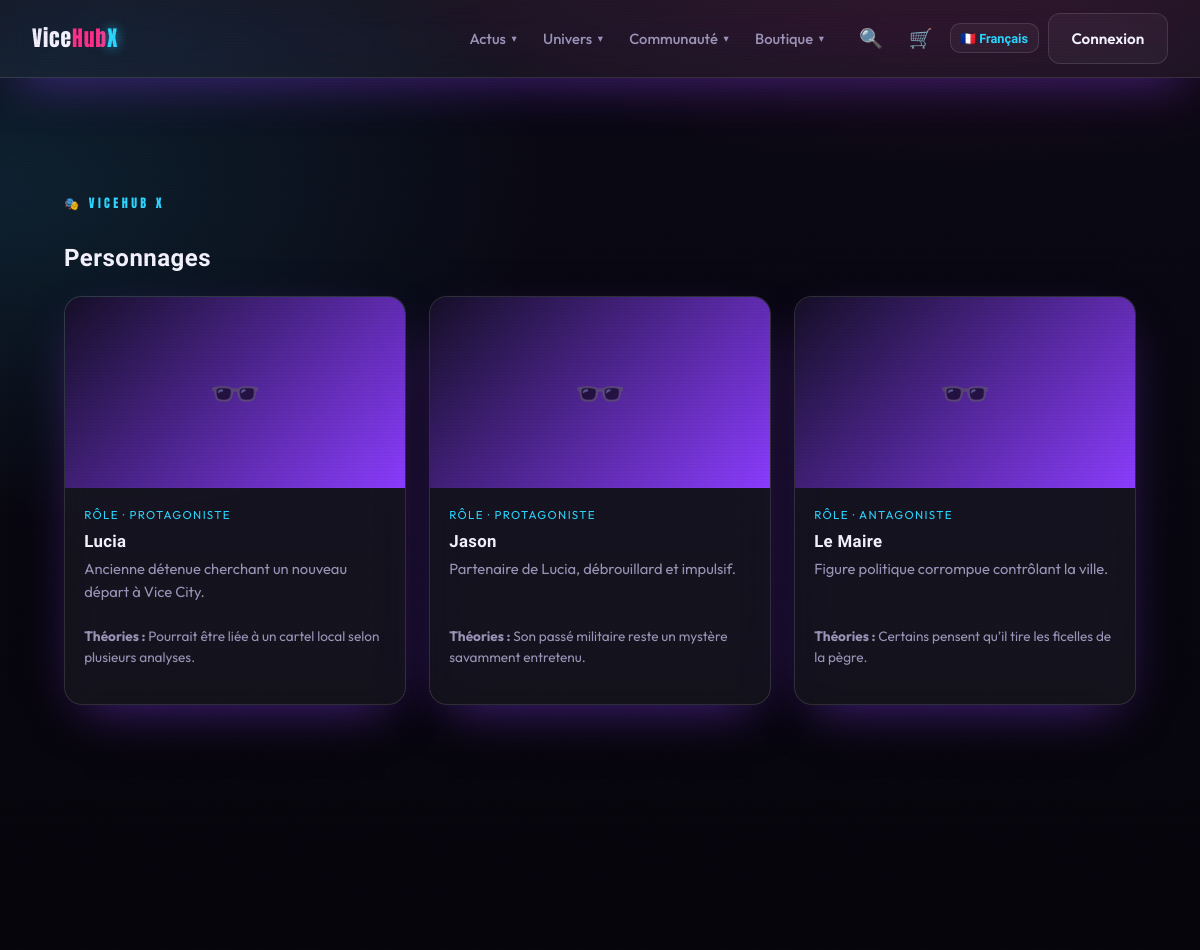
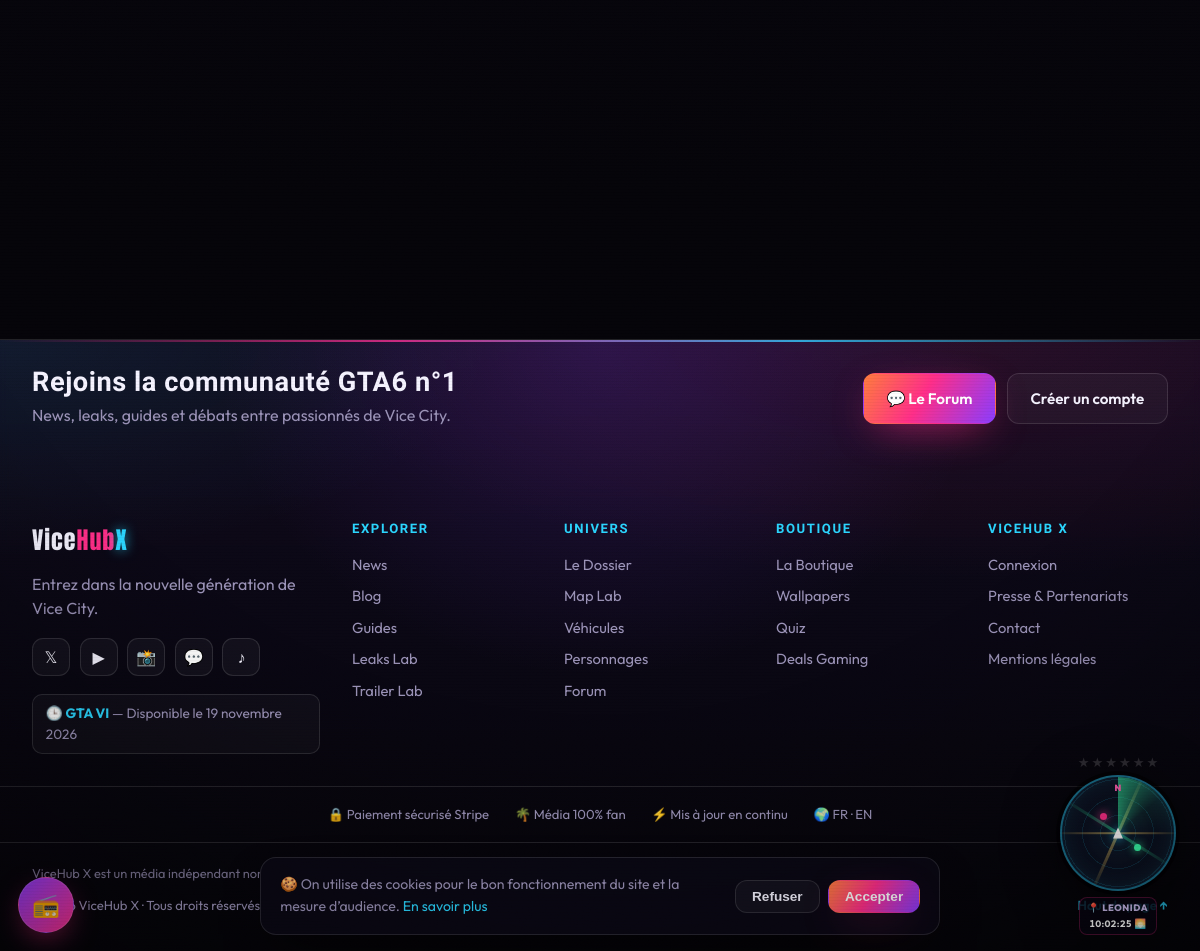
/pages/characters.php, run on the app's committed database (2 pictures, top to bottom).
### tables this page shows
CREATE TABLE characters (
    id          INT AUTO_INCREMENT PRIMARY KEY,
    name        VARCHAR(120) NOT NULL,
    role        VARCHAR(120),
    description TEXT,
    theories    TEXT,
    lang        ENUM('fr','en') NOT NULL DEFAULT 'fr'
);

CREATE TABLE settings (
    id    INT AUTO_INCREMENT PRIMARY KEY,
    `key` VARCHAR(80) NOT NULL UNIQUE,
    value TEXT
);

### config/database.php (called while the page is built, shortened)
<?php
function db(): PDO
{
    static $pdo = null;
    if ($pdo instanceof PDO) {
        return $pdo;
    }
    $dsn = sprintf(
        'mysql:host=%s;port=%s;dbname=%s;charset=utf8mb4',
        DB_HOST,
        DB_PORT,
        DB_NAME
    );
    try {
        $pdo = new PDO($dsn, DB_USER, DB_PASS, [
            PDO::ATTR_ERRMODE            => PDO::ERRMODE_EXCEPTION,
            PDO::ATTR_DEFAULT_FETCH_MODE => PDO::FETCH_ASSOC,
            PDO::ATTR_EMULATE_PREPARES   => false,
        ]);
    } catch (PDOException $e) {
        http_response_code(500);
        $hint = (getenv('APP_ENV') ?: 'dev') === 'prod'
            ? 'Service momentanément indisponible.'
            : 'Connexion base de données impossible : ' . $e->getMessage()
              . ' — vérifiez config/config.php et que la base "' . DB_NAME . '" existe.';
        exit('<p style="font-family:sans-serif;padding:2rem;color:#fff;background:#0a0a12">'
            . htmlspecialchars($hint, ENT_QUOTES, 'UTF-8') . '</p>');
    }
    return $pdo;
}

### pages/characters.php (the view, shortened to what this page needs)
<?php
$chars = get_characters();
require ROOT_PATH . '/includes/header.php';
?>
<section class="section">
    <span class="eyebrow">🎭 ViceHub X</span>
    <h1><?= e(t('page_characters_title')) ?></h1>
    <div class="cards" style="margin-top:1.5rem">
        <?php foreach ($chars as $c): ?>
            <article class="card glass reveal">
                <?= media_html(character_image($c['name']), '🕶️', (string) $c['name']) ?>
                <div class="card__body">
                    <span class="card__cat"><?= e(t('char_role')) ?> · <?= e($c['role']) ?></span>
                    <h3 class="card__title"><?= e($c['name']) ?></h3>
                    <p class="card__excerpt"><?= e($c['description']) ?></p>
                    <p class="muted" style="font-size:.85rem"><strong><?= e(t('char_theories')) ?> :</strong> <?= e($c['theories']) ?></p>
                </div>
            </article>
        <?php endforeach; ?>
    </div>
</section>
<?php require ROOT_PATH . '/includes/footer.php'; ?>

### includes/functions.php (shortened to what this page needs)
<?php
function e(?string $value): string
{
    return htmlspecialchars((string) $value, ENT_QUOTES | ENT_SUBSTITUTE, 'UTF-8');
}
function t(string $key): string
{
    return $GLOBALS['LANG'][$key] ?? ($GLOBALS['LANG_FALLBACK'][$key] ?? $key);
}
function lang(): string
{
    return $GLOBALS['LANG_CODE'] ?? 'fr';
}
function with_lang(string $url): string
{
    if (lang() === 'fr') {
        return $url;
    }
    $sep = str_contains($url, '?') ? '&' : '?';
    return $url . $sep . 'lang=' . lang();
}
function url(string $path): string
{
    $path = ltrim($path, '/');
    $query = '';
    if (($qpos = strpos($path, '?')) !== false) {
        $query = substr($path, $qpos + 1);
        $path  = substr($path, 0, $qpos);
    }
    parse_str($query, $params);
    if ($path === '' || $path === 'index.php') {
        $rest = $params ? '?' . http_build_query($params) : '';
        return BASE_URL . '/' . $rest;
    }
    if (preg_match('#^pages/([a-z0-9-]+)\.php$#', $path, $m)) {
        return BASE_URL . '/' . $m[1] . ($query !== '' ? '?' . $query : '');
    }
    return BASE_URL . '/' . $path . ($query !== '' ? '?' . $query : '');
}
function is_logged_in(): bool
{
    return !empty($_SESSION['user_id']);
}
function get_characters(): array
{
    return db()->query('SELECT * FROM characters ORDER BY id ASC')->fetchAll();
}
function get_setting(string $key, ?string $default = null): ?string
{
    $stmt = db()->prepare('SELECT value FROM settings WHERE `key` = ? LIMIT 1');
    $stmt->execute([$key]);
    $row = $stmt->fetch();
    return $row['value'] ?? $default;
}
function release_date(): string
{
    return get_setting('release_date', RELEASE_DATE) ?: RELEASE_DATE;
}
function release_human(): string
{
    $ts = strtotime(release_date());
    $d = (int) date('j', $ts);
    $m = (int) date('n', $ts);
    $y = date('Y', $ts);
    $fr = [1 => 'janvier', 'février', 'mars', 'avril', 'mai', 'juin', 'juillet', 'août', 'septembre', 'octobre', 'novembre', 'décembre'];
    $en = [1 => 'January', 'February', 'March', 'April', 'May', 'June', 'July', 'August', 'September', 'October', 'November', 'December'];
    return lang() === 'fr'
        ? "Disponible le {$d} {$fr[$m]} {$y}"
        : "Coming {$en[$m]} {$d}, {$y}";
}
function cdn_url(string $filename): string
{
    static $map = null;
    if ($map === null) {
        $f = ROOT_PATH . '/config/cdn_map.php';
        $map = is_file($f) ? (require $f) : [];
    }
    return $map[$filename] ?? '';
}
function img_src(?string $path): string
{
    $path = trim((string) $path);
    if (preg_match('#^https?://#i', $path)) {
        return $path;
    }
    $rel = ltrim($path, '/');
    $cdn = cdn_url(basename($rel));
    return $cdn !== '' ? $cdn : $path;
}
function webp_variant(string $src): string
{
    if (preg_match('#^https?://#i', $src)) {
        return '';
    }
    return '';
}
function character_image(string $name): string
{
    $key = mb_strtolower(trim($name));
    $cdn = [
        'lucia'      => 'https://d8j0ntlcm91z4.cloudfront.net/user_3DO7HqDJu2i1Hy0ZwCkmP0PQX9E/hf_20260710_211644_aff2f239-80b7-48cf-bdee-3faf6271dc8a_min.webp',
        'jason'      => 'https://d8j0ntlcm91z4.cloudfront.net/user_3DO7HqDJu2i1Hy0ZwCkmP0PQX9E/hf_20260710_211647_99550546-15b5-42f2-abad-bce54c1be2a2_min.webp',
        'le maire'   => 'https://d8j0ntlcm91z4.cloudfront.net/user_3DO7HqDJu2i1Hy0ZwCkmP0PQX9E/hf_20260710_210421_0c3c9be9-cf79-491f-9dc9-efaf672aa214_min.webp',
        'dj solaris' => 'https://d8j0ntlcm91z4.cloudfront.net/user_3DO7HqDJu2i1Hy0ZwCkmP0PQX9E/hf_20260710_210423_d3a12ac6-212d-49bd-9692-a9859d2db0f7_min.webp',
    ];
    $slug  = ['lucia' => 'lucia', 'jason' => 'jason', 'le maire' => 'le-maire', 'dj solaris' => 'dj-solaris'][$key] ?? '';
    $local = 'public/assets/img/characters/' . $slug . '.webp';
    return $cdn[$key];
}
function media_html(?string $img, string $emoji, string $alt = ''): string
{
    $src = img_src($img);
    $alt = $alt !== '' ? $alt : 'Illustration GTA VI — ViceHub X';
    $out = '<div class="card__media"><span class="card__emoji" aria-hidden="true">' . $emoji . '</span>';
    if ($src !== '') {
        $img_tag = '<img class="card__img" src="' . e($src) . '" alt="' . e($alt)
            . '" loading="lazy" decoding="async" onerror="(this.closest(\'picture\')||this).remove()">';
        $webp = webp_variant($src);
        if ($webp !== '') {
            $out .= '<picture><source srcset="' . e($webp) . '" type="image/webp">' . $img_tag . '</picture>';
        } else {
            $out .= $img_tag;
        }
    }
    return $out . '</div>';
}

### includes/footer.php (shortened to what this page needs)
</main>
<footer class="site-footer">
    <div class="footer-glow" aria-hidden="true"></div>
    <div class="footer-cta">
        <div class="footer-cta__txt">
            <h3><?= lang() === 'fr' ? 'Rejoins la communauté GTA6 n°1' : 'Join the #1 GTA6 community' ?></h3>
            <p class="muted"><?= lang() === 'fr' ? 'News, leaks, guides et débats entre passionnés de Vice City.' : 'News, leaks, guides and debates among Vice City fans.' ?></p>
        </div>
        <div class="footer-cta__btns">
            <a class="btn btn--primary" href="<?= e(with_lang(url('pages/forum.php'))) ?>">💬 <?= lang() === 'fr' ? 'Le Forum' : 'The Forum' ?></a>
            <?php if (!is_logged_in()): ?>
                <a class="btn btn--ghost" href="<?= e(with_lang(url('pages/register.php'))) ?>"><?= lang() === 'fr' ? 'Créer un compte' : 'Sign up' ?></a>
            <?php endif; ?>
        </div>
    </div>
    <div class="footer-inner">
        <div class="footer-brand">
            <a class="logo" href="<?= e(with_lang(url('index.php'))) ?>">Vice<span class="logo-accent">Hub</span><span class="logo-x">X</span></a>
            <p class="footer-tag"><?= e(lang() === 'fr' ? APP_SLOGAN_FR : APP_SLOGAN_EN) ?></p>
            <div class="footer-social" aria-label="<?= lang() === 'fr' ? 'Réseaux sociaux' : 'Social media' ?>">
                <a href="#" aria-label="X / Twitter" title="X">𝕏</a>
                <a href="#" aria-label="YouTube" title="YouTube">▶</a>
                <a href="#" aria-label="Instagram" title="Instagram">📸</a>
                <a href="#" aria-label="Discord" title="Discord">💬</a>
                <a href="#" aria-label="TikTok" title="TikTok">♪</a>
            </div>
            <p class="footer-countdown">🕒 <b>GTA VI</b> — <?= e(release_human()) ?></p>
        </div>
        <nav class="footer-links" aria-label="Explorer">
            <h4><?= lang() === 'fr' ? 'Explorer' : 'Explore' ?></h4>
            <a href="<?= e(with_lang(url('pages/news.php'))) ?>"><?= e(t('nav_news')) ?></a>
            <a href="<?= e(with_lang(url('pages/blog.php'))) ?>">Blog</a>
            <a href="<?= e(with_lang(url('pages/guides.php'))) ?>"><?= e(t('nav_guides')) ?></a>
            <a href="<?= e(with_lang(url('pages/leaks-lab.php'))) ?>"><?= e(t('nav_leaks')) ?></a>
            <a href="<?= e(with_lang(url('pages/trailer-lab.php'))) ?>"><?= e(t('nav_trailer')) ?></a>
        </nav>
        <nav class="footer-links" aria-label="Univers">
            <h4><?= lang() === 'fr' ? 'Univers' : 'Universe' ?></h4>
            <a href="<?= e(with_lang(url('pages/dossier.php'))) ?>"><?= lang() === 'fr' ? 'Le Dossier' : 'The Files' ?></a>
            <a href="<?= e(with_lang(url('pages/map.php'))) ?>"><?= e(t('nav_map')) ?></a>
            <a href="<?= e(with_lang(url('pages/vehicles.php'))) ?>"><?= e(t('nav_vehicles')) ?></a>
            <a href="<?= e(with_lang(url('pages/characters.php'))) ?>"><?= e(t('nav_characters')) ?></a>
            <a href="<?= e(with_lang(url('pages/forum.php'))) ?>">Forum</a>
        </nav>
        <nav class="footer-links" aria-label="Boutique">
            <h4><?= e(t('nav_shop')) ?></h4>
            <a href="<?= e(with_lang(url('pages/shop.php'))) ?>"><?= lang() === 'fr' ? 'La Boutique' : 'The Shop' ?></a>
            <a href="<?= e(with_lang(url('pages/shop.php?cat=wallpaper'))) ?>">Wallpapers</a>
            <a href="<?= e(with_lang(url('pages/quiz.php'))) ?>">Quiz</a>
            <a href="<?= e(with_lang(url('pages/deals.php'))) ?>"><?= e(t('nav_deals')) ?></a>
        </nav>
        <nav class="footer-links" aria-label="ViceHub X">
            <h4>ViceHub X</h4>
            <?php if (is_logged_in()): ?>
                <a href="<?= e(with_lang(url('pages/account.php'))) ?>"><?= lang() === 'fr' ? 'Mon compte' : 'My account' ?></a>
            <?php else: ?>
                <a href="<?= e(with_lang(url('pages/login.php'))) ?>"><?= lang() === 'fr' ? 'Connexion' : 'Login' ?></a>
            <?php endif; ?>
            <a href="<?= e(with_lang(url('pages/presse.php'))) ?>"><?= lang() === 'fr' ? 'Presse & Partenariats' : 'Press & Partners' ?></a>
            <a href="<?= e(with_lang(url('pages/contact.php'))) ?>"><?= e(t('nav_contact')) ?></a>
            <a href="<?= e(with_lang(url('pages/legal.php'))) ?>"><?= e(t('page_legal_title')) ?></a>
        </nav>
    </div>
    <div class="footer-trust">
        <span>🔒 <?= lang() === 'fr' ? 'Paiement sécurisé Stripe' : 'Secure Stripe payment' ?></span>
        <span>🌴 <?= lang() === 'fr' ? 'Média 100% fan' : '100% fan media' ?></span>
        <span>⚡ <?= lang() === 'fr' ? 'Mis à jour en continu' : 'Updated continuously' ?></span>
        <span>🌍 FR · EN</span>
    </div>
    <div class="footer-bottom">
        <p class="disclaimer"><?= e(t('legal_disclaimer')) ?></p>
        <div class="footer-bottom__row">
            <p class="footer-copy">&copy; <?= date('Y') ?> <?= e(APP_NAME) ?> · <?= e(t('footer_rights')) ?></p>
            <a class="footer-top" href="#top"><?= lang() === 'fr' ? 'Haut de page' : 'Back to top' ?> ↑</a>
        </div>
    </div>
</footer>
<div class="cookie-bar" id="cookieBar" hidden>
    <p><?= lang() === 'fr'
        ? '🍪 On utilise des cookies pour le bon fonctionnement du site et la mesure d’audience.'
        : '🍪 We use cookies for site functionality and analytics.' ?>
        <a href="<?= e(with_lang(url('pages/legal.php'))) ?>"><?= lang() === 'fr' ? 'En savoir plus' : 'Learn more' ?></a>
    </p>
    <div class="cookie-bar__btns">
        <button class="btn btn--ghost" data-cookie="refuse"><?= lang() === 'fr' ? 'Refuser' : 'Decline' ?></button>
        <button class="btn btn--primary" data-cookie="accept"><?= lang() === 'fr' ? 'Accepter' : 'Accept' ?></button>
    </div>
</div>
</body>
</html>

### data on the page
characters: role "PROTAGONISTE", name "Lucia", description "Ancienne détenue cherchant un nouveau départ à Vice City.", theories "Pourrait être liée à un cartel local selon plusieurs analyses."
characters: role "PROTAGONISTE", name "Jason", description "Partenaire de Lucia, débrouillard et impulsif.", theories "Son passé militaire reste un mystère savamment entretenu."
characters: role "ANTAGONISTE", name "Le Maire", description "Figure politique corrompue contrôlant la ville.", theories "Certains pensent qu’il tire les ficelles de la pègre."
settings: value "Disponible le 19 novembre 2026"

### other printed values
$item['label'] "Actus"
$item['label'] "Univers"
$item['label'] "Communauté"
$item['label'] "Boutique"
t('page_characters_title') "Personnages"
lang() === 'fr' ? APP_SLOGAN_FR : APP_SLOGAN_EN "Entrez dans la nouvelle génération de Vice City."
t('nav_news') "News"
t('nav_guides') "Guides"
t('nav_leaks') "Leaks Lab"
t('nav_trailer') "Trailer Lab"
t('nav_map') "Map Lab"
t('nav_vehicles') "Véhicules"
t('nav_characters') "Personnages"
t('nav_shop') "BOUTIQUE"
t('nav_deals') "Deals Gaming"
